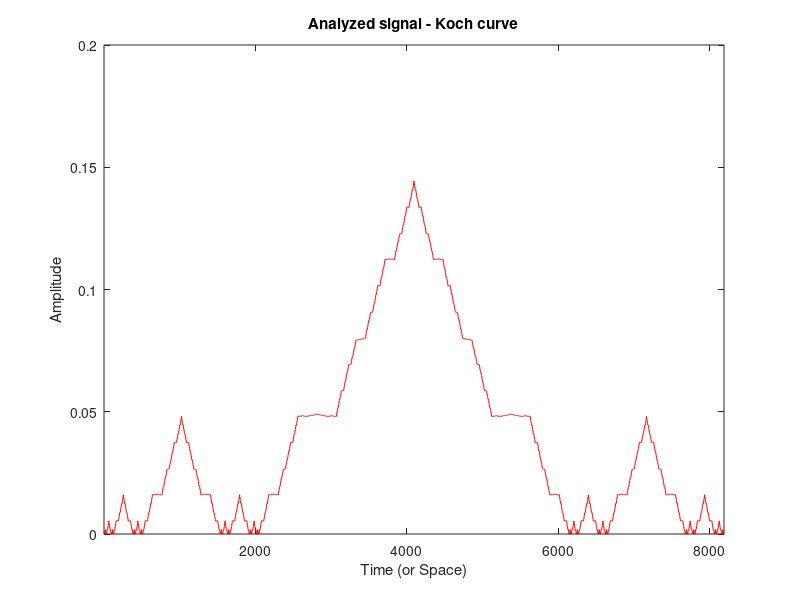
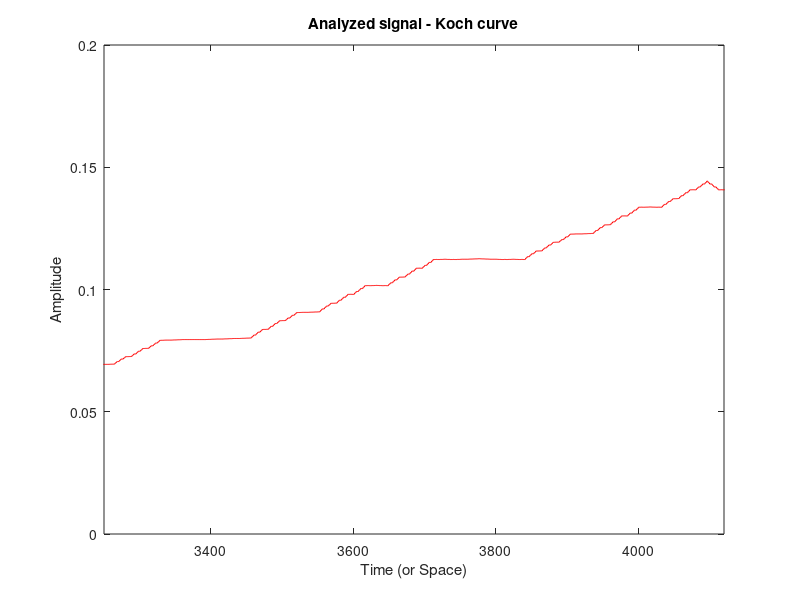

Reproduce these figures in MATLAB, in order. (Note: this script raises an error after producing the figures.)
%% Detecting Self-Similarity
% The purpose of this example is to show how analysis by wavelets can detect a
% self-similar, or fractal, signal. The work of many authors and the trials
% that they have carried out suggest that wavelet decomposition is very
% well adapted to the study of the fractal properties of signals and
% images. When the characteristics of a fractal evolve with time and become
% local, the signal is called a multifractal. The wavelets then are an
% especially suitable tool for practical analysis and generation.

% Copyright 2006-2014 The MathWorks, Inc.

%% Loading the Signal
% The signal here is the Koch curve -- a synthetic signal that is built
% recursively. Let's visualize the signal and zoom in  one section.
load vonkoch;
plot(vonkoch,'r'); 
xlim([1 length(vonkoch)]);
title('Analyzed signal - Koch curve');
xlabel('Time (or Space)');
ylabel('Amplitude');
figure('Color','white');
plot(vonkoch,'r'); 
xlim([3250 4120]);
title('Analyzed signal - Koch curve');
xlabel('Time (or Space)');
ylabel('Amplitude');


%% Wavelet Coefficients and Self-Similarity
% From an intuitive point of view, the wavelet decomposition consists of
% calculating a "resemblance index" between the signal and the wavelet. If
% the index is large, the resemblance is strong, otherwise it is slight.
% The indices are the wavelet coefficients. If a signal is similar to
% itself at different scales, then the "resemblance index" or wavelet
% coefficients also will be similar at different scales. In the
% coefficients plot, which shows scale on the vertical axis, this
% self-similarity generates a characteristic pattern. 
%%
% The command waveinfo displays the main properties of a wavelet family.
waveinfo('coif')
%%
% Let's compute the continuous wavelet transform (CWT) of the Koch curve:
scales = 2:2:128; 
wname = 'coif3';
cwt(vonkoch,scales,wname,'abslvl');
xlim([3250 4120]);
colormap(pink(128));
%%
% A repeating pattern in the wavelet coefficients plot is characteristic of
% a signal that looks similar on many scales. 


displayEndOfDemoMessage(mfilename)

